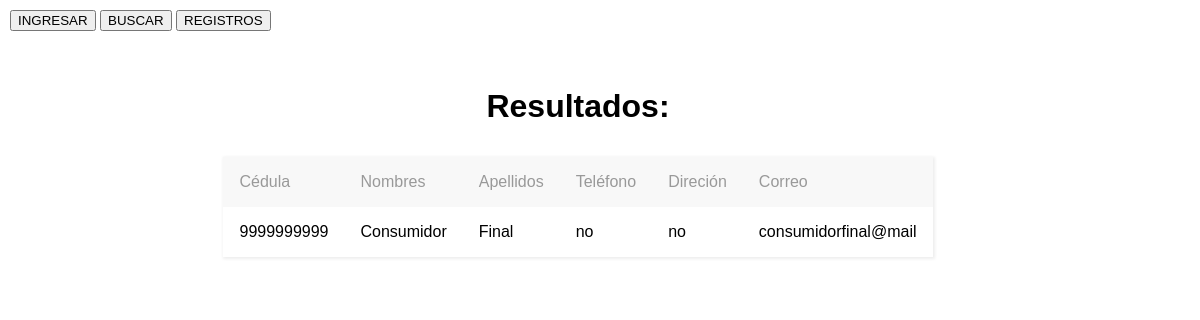
The page /CEcliente.php?cedula=9999999999 on the database its author committed.
### tables this page shows
CREATE TABLE `cliente` (
  `id_cliente` int(11) NOT NULL AUTO_INCREMENT,
  `cedula` varchar(11) DEFAULT NULL,
  `nombres` varchar(20) DEFAULT NULL,
  `apellidos` varchar(20) DEFAULT NULL,
  `telefono` varchar(10) DEFAULT NULL,
  `direccion` varchar(50) DEFAULT NULL,
  `correo` varchar(20) DEFAULT NULL,
  PRIMARY KEY (`id_cliente`)
);

### CEcliente.php (the view, shortened to what this page needs)
<!DOCTYPE html>
<html lang="en">
<head>
	<link rel="stylesheet" href="css/results.css">
</head>
<body>
	<div class="opciones">
		<a href="formulario cliente.php"><input type="button" value= "INGRESAR"></a>
		<a href="buscar cliente.php"><input type="button" value= "BUSCAR"></a>
		<a href="CGcliente.php"><input type="button" value= "REGISTROS"></a>
	</div>
	<h1 class="titulo-resultados" >Resultados:</h1>
<?php
	$cedula=$_REQUEST["cedula"];
	$con = mysqli_connect("localhost","root","","boletos");
	$table = "cliente";
	$sql = "select * from $table where cedula='$cedula'";
	$resultado = $con->query($sql);
	$filas = mysqli_num_rows($resultado);
	if($filas === 0){
?>
		<h3 class="No-resultado">No existen datos</h3>
<?php
	} else {
?>
	<table class="tabla-resultados">
		<thead>
			<tr>
				<td>Cédula</td>
				<td>Nombres</td>
				<td>Apellidos</td>
				<td>Teléfono</td>
				<td>Direción</td>
				<td>Correo</td>
			</tr>
		</thead>
		<tbody>
		<?php  while ($fila = $resultado->fetch_assoc()){ ?>
    		<tr>
			<?php
				$cedula=$fila["cedula"];
				$nombres=$fila["nombres"];
				$apellidos=$fila["apellidos"];
				$telefono=$fila["telefono"];
				$direccion=$fila["direccion"];
				$correo=$fila["correo"];
			?>
			<td><?php echo $cedula ?></td>
			<td><?php echo $nombres ?></td>
			<td><?php echo $apellidos ?></td>
			<td><?php echo $telefono ?></td>
			<td><?php echo $direccion ?></td>
			<td><?php echo $correo ?></td>
			</tr>
		<?php
		}
		?>
		</tbody>
	</table>
	<?php
	}
	?>
</body>
</html>

### css/results.css (style rules this page uses)
body { align-items: center; display: flex; width: 95%; min-height: 100%; flex-direction: column; font-family: Arial; }
.tabla-resultados { border-collapse: collapse; box-shadow: 1px 1px 3px 1px rgb(238, 238, 238); margin-bottom: 2rem;; }
.tabla-resultados thead { background: rgb(248, 248, 248); }
.titulo-resultados { display: flex; justify-content: center; width: 100%; margin-top: 5rem; margin-bottom: 2rem; }
.opciones { position: absolute; top: 10px; left: 10px; }
thead { font-weight: 500; color: rgb(153, 153, 153); box-sizing: border-box; }
th, td { padding: 1rem; box-sizing: border-box; }

### rows shown on the page
cliente: cedula "9999999999", nombres "Consumidor", apellidos "Final", telefono "no", direccion "no", correo "consumidorfinal@mail"
